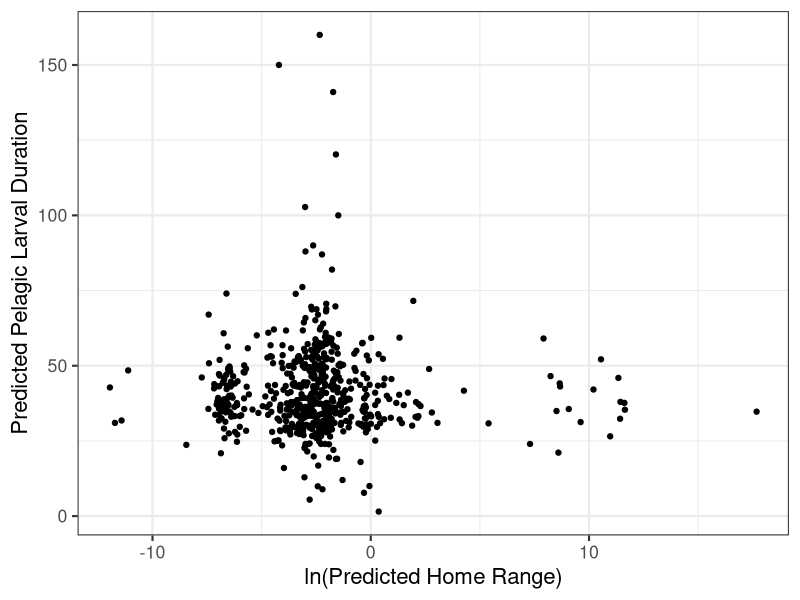

The R script that drew this image: (Note: this script raises an error after producing the figure.)
## ---- chunk 1
knitr::opts_chunk$set(echo = TRUE, message = FALSE, warning = FALSE)

library(tidyverse)
library(patchwork)
library(cowplot)
library(ggpubr)
library(ggrepel)
## ---- chunk 2
fishbase_data <- read_csv(here::here("01_data", "02_processed_data", "fishbase_data.csv"))

filled_data <- read_csv(here::here("01_data", "02_processed_data", "filled_data.csv"))

filled_data2 <- read_csv(here::here("01_data", "02_processed_data", "filled_data2.csv")) %>%
  mutate_if(is.character, as.factor)
## ---- chunk 3
# homerange vs PLD
fishbase_data_gmm <- filled_data2 %>%
  mutate(class2 = as.factor(class2))

hr_hist <- ggplot(fishbase_data_gmm, aes(log(home_range))) +
  geom_histogram() +
  theme_bw(base_size = 16) +
  labs(
    y = "Count",
    x = "ln(Predicted Home Range)"
  )

pld_hist <- ggplot(fishbase_data_gmm, aes(pld)) +
  geom_histogram() +
  theme_bw(base_size = 16) +
  labs(
    y = "Count",
    x = "Predicted Pelagic Larval Duration"
  )

dist_plot <- hr_hist / pld_hist

p1 <- ggplot(fishbase_data_gmm, aes(log(home_range), pld)) +
  geom_jitter() +
  theme_bw(base_size = 16) +
  labs(
    y = "Predicted Pelagic Larval Duration",
    x = "ln(Predicted Home Range)"
  )

p1



# gmm plot


example_fish <- filled_data2 %>%
  select(species, fb_name, class2, class3, magnitude_homerange, month_pld) %>%
  filter(fb_name %in% c(
    "Hogfish", "Yellow snapper", "Blackfin tuna", "Humphead wrasse", "Pacific red snapper",
    "Giant seabass", "Lemon sole", "Chum salmon", "Pacific ocean perch", "Atlantic herring",
    "Atlantic cod", "Haddock", "Atlantic salmon", "California sheephead", "Black seabream",
    "Blue marlin", "Yellowfin tuna", "Swordfish"
    # "Blackhead seabream", "Pink salmon", "Coho salmon", "Ghost shark", "Pollack", "Polar cod", "Sockeye salmon", "Chinook salmon"
  ))


gmm_new_fig <- ggplot(fishbase_data_gmm, aes(magnitude_homerange, month_pld)) +
  theme_bw(base_size = 16) +
  labs(
    x = "Predicted Home Range Magnitude",
    y = "Predicted Pelgaic Larval Duration Month",
    color = "Class (Homerange/PLD)"
  ) +
  theme(legend.position = "bottom") +
  scale_color_viridis_d() +
  geom_label_repel(
    data = subset(fishbase_data_gmm, fb_name %in% c("Hogfish", "Yellow snapper", "Blackfin tuna")),
    aes(x = magnitude_homerange, y = month_pld, label = fb_name, color = class2),
    vjust = "outward", hjust = "outward",
    min.segment.length = 0,
    nudge_y = -0.5,
    show.legend = FALSE
  ) +
  geom_label_repel(
    data = subset(fishbase_data_gmm, fb_name %in% c("Humphead wrasse", "Pacific red snapper", "Giant seabass")),
    aes(x = magnitude_homerange, y = month_pld, label = fb_name, color = class2),
    # vjust = "outward", hjust = "outward",
    min.segment.length = 0,
    box.padding = 0.7,
    nudge_x = -2,
    show.legend = FALSE
  ) +
  geom_label_repel(
    data = subset(fishbase_data_gmm, fb_name %in% c("Lemon sole", "Chum salmon", "Pacific ocean perch")),
    aes(x = magnitude_homerange, y = month_pld, label = fb_name, color = class2),
    vjust = "outward", hjust = "outward",
    min.segment.length = 0,
    nudge_x = 0, nudge_y = 0.8,
    show.legend = FALSE
  ) +
  geom_label_repel(
    data = subset(fishbase_data_gmm, fb_name %in% c("Atlantic herring", "Atlantic cod", "Haddock")),
    aes(x = magnitude_homerange, y = month_pld, label = fb_name, color = class2),
    vjust = "outward", hjust = "outward",
    min.segment.length = 0,
    nudge_y = 0,
    show.legend = FALSE
  ) +
  geom_label_repel(
    data = subset(fishbase_data_gmm, fb_name %in% c("Atlantic salmon", "California sheephead", "Black seabream")),
    aes(x = magnitude_homerange, y = month_pld, label = fb_name, color = class2),
    vjust = "outward", hjust = "outward",
    min.segment.length = 0,
    nudge_y = 1, nudge_x = 1.5,
    show.legend = FALSE
  ) +
  geom_label_repel(
    data = subset(fishbase_data_gmm, fb_name %in% c("Blue marlin", "Yellowfin tuna", "Swordfish")),
    aes(x = magnitude_homerange, y = month_pld, label = fb_name, color = class2),
    vjust = "outward", hjust = "outward",
    min.segment.length = 0,
    nudge_x = 0,
    show.legend = FALSE
  ) +
  geom_jitter(aes(color = class2))

gmm_new_fig
# ggsave(gmm_new_fig, file = paste0("gmm_fig.png"), path = here::here("04_figs"), height = 8, width = 15)


# panel
gmm_panel <- (dist_plot | p1) / gmm_new_fig +
  plot_annotation(tag_levels = "A")

gmm_panel
# ggsave(gmm_panel, file = paste0("gmm_panel.pdf"), path = here::here("04_figs"), height = 10, width = 15)
## ---- chunk 4
missing <- miss_var_summary(fishbase_data)
missing2 <- miss_var_summary(filled_data)
missing3 <- miss_var_summary(filled_data2)

missing_fishbase_data <- fishbase_data %>% 
  dplyr::select(
    oxygen_cons, temp_range, dev_place, temp_min, temp_max,
    longevity_wild, temp_preferred, iucn_category, food_i,
  ) %>%
  rename(
    "Oxygen Consumption Rate" = oxygen_cons,
    "Temperature Range" = temp_range,
    "Place of Development" = dev_place,
    "Maximum Recorded Lifespan" = longevity_wild,
    "Optimal Temperature" = temp_preferred,
    "IUCN Category" = iucn_category,
    "Diet Items" = food_i,
    "Minimum Temperature" = temp_min,
    "Maximum Temperature" = temp_max,
  )

m1 <- gg_miss_var(missing_fishbase_data) +
  theme_bw(base_size = 16) +
  labs(y = "Missing Data Before Fills", x = "") +
  theme(axis.title.x = element_text(vjust = -1))
m1

missing_filled_data <- filled_data %>% 
  dplyr::select(
    oxygen_cons, temp_range, temp_min, temp_max,
    longevity_wild, temp_preferred, iucn_category, food_i,
  ) %>%
  rename(
    "Oxygen Consumption Rate" = oxygen_cons,
    "Temperature Range" = temp_range,
    "Maximum Recorded Lifespan" = longevity_wild,
    "Optimal Temperature" = temp_preferred,
    "IUCN Category" = iucn_category,
    "Diet Items" = food_i,
    "Minimum Temperature" = temp_min,
    "Maximum Temperature" = temp_max,
  )

m2 <- gg_miss_var(missing_filled_data) + # figure showing the missing data
  theme_bw(base_size = 16) +
  labs(y = "Missing Data After Genus-Level Fill", x = "Variable") +
  theme(axis.title.x = element_text(vjust = -1))
m2

missing_data <- filled_data2 %>%
  dplyr::select(
    oxygen_cons, temp_range, dev_place,
    longevity_wild, temp_preferred, iucn_category
  ) %>%
  rename(
    "Oxygen Consumption Rate" = oxygen_cons,
    "Temperature Range" = temp_range,
    "Place of Development" = dev_place,
    "Maximum Recorded Lifespan" = longevity_wild,
    "Optimal Temperature" = temp_preferred,
    "IUCN Category" = iucn_category
  )

m3 <- gg_miss_var(missing_data) +
  theme_bw(base_size = 16) +
  labs(y = "Missing Data After Family-Level Fill", x = "") +
  theme(axis.title.x = element_text(vjust = -1))
m3

missing_fig <- (m1 / m2 / m3) +
  plot_annotation(tag_levels = "A") &
  theme_bw(base_size = 16)
missing_fig

#ggsave(missing_fig, file = paste0("missing_data.pdf"), path = here::here("04_figs", "final_figs"), height = 12, width = 8)

## ---- chunk 5
# continuous

plot_data <- filled_data2 %>%
  mutate(
    class2 = as.factor(class2),
    class3 = as.factor(class3),
    order = as.factor(order)
  )

response <- "class2"
expl_cont <- c(
  "temp_preferred", "fecundity_mean",
  "longevity_wild", "sp_richness", "length", "kfin",
  "r_fin", "diet_troph3", "oxygen_cons", "temp_range"
)

box_data <- function(x, y) {
  ggplot(plot_data, aes(x = .data[[y]], y = .data[[x]])) +
    geom_boxplot(aes(color = .data[[y]])) +
    theme_bw() +
    coord_flip() +
    labs(
      x = "Movement Class",
      color = "Class (Homerange/PLD)"
    ) +
    scale_color_viridis_d()
}

# plots_cont <- map(expl_cont, ~ box_data(.x, "class2"))
# plots_cont
## ---- chunk 6

# significant panel
temp_plot <- box_data(x = "temp_preferred", y = "class2") +
  labs(y = "Optimal Temperature", x = "") +
  scale_x_discrete(position = "top") +
  theme(axis.text.y = element_blank())
length_plot <- box_data(x = "length", y = "class2") +
  labs(y = "Length", x = "") +
  scale_x_discrete(position = "top") +
  theme(axis.text.y = element_blank())
long_plot <- box_data(x = "longevity_wild", y = "class2") +
  labs(y = "Longevity", x = "") +
  scale_x_discrete(position = "top") +
  theme(axis.text.y = element_blank())
diet_plot <- box_data(x = "diet_troph3", y = "class2") + 
  labs(y = "Trophic Level", x = "Movement Class") +
  scale_x_discrete(position = "top") +
  theme(axis.title.x = element_text(vjust = 0))
kfin_plot <- box_data(x = "kfin", y = "class2") + 
  labs(y = "Carrying Capacity", x = "Movement Class") +
  scale_x_discrete(position = "top") +
  theme(axis.title.x = element_text(vjust = 0))


r_fin_plot <- box_data(x = "r_fin", y = "class2") + stat_kruskal_test(label.y = 1, label.x = 6, position = "jitter") +
  labs(y = "Growth Rate", x = "Movement Class")
oxygen_plot <- box_data(x = "oxygen_cons", y = "class2") + stat_kruskal_test(label.y = 2000, label.x = 6, position = "jitter") +
  labs(y = "Oxygen Consumption", x = "Movement Class")
temp_range_plot <- box_data(x = "temp_range", y = "class2") + stat_kruskal_test(label.y = 20, label.x = 3.5, position = "jitter") +
  labs(y = "Temperature Range", x = "Movement Class") + theme(axis.title.y = element_blank(), axis.text.y = element_blank())
fecund_plot <- box_data(x = "fecundity_mean", y = "class2") + stat_kruskal_test(label.y = 1000000, label.x = 5.5, position = "jitter") +
  labs(y = "Mean Fecundity", x = "Movement Class")
sp_rich_plot <- box_data(x = "sp_richness", y = "class2") + stat_kruskal_test(label.y = 1100, position = "jitter") +
  labs(y = "Species Richness", x = "Movement Class") + theme(axis.title.y = element_blank(), axis.text.y = element_blank())


numeric_panel <- ((temp_plot | length_plot) /
  (long_plot | diet_plot) /
  (r_fin_plot | kfin_plot) /
  (fecund_plot | sp_rich_plot) /
  (oxygen_plot | temp_range_plot)) +
  plot_layout(guides = "collect") + plot_annotation(tag_levels = "A")

numeric_panel
# ggsave(numeric_panel, file = paste0("numeric_panel.png"), path = here::here("04_figs", "individual_plots", "numeric"), height = 21, width = 14)

individual_panel <- ((temp_plot | length_plot | diet_plot) / (long_plot | kfin_plot)) +
  plot_layout(widths = c(8,8,8,8,8), guides = "collect") +
  plot_annotation(tag_levels = "A") +
  theme_bw(base_size = 16) &
  theme(legend.position = "none")

individual_panel

ggsave(individual_panel, file = paste0("individual_panel.pdf"), path = here::here("04_figs", "final_figs"), height = 8, width = 13)

## ---- chunk 7
ggsave(temp_plot, file = paste0("temp_plot.png"), path = here::here("04_figs", "individual_plots", "numeric"), height = 10, width = 10)
ggsave(fecund_plot, file = paste0("fecund_plot.png"), path = here::here("04_figs", "individual_plots", "numeric"), height = 10, width = 10)
ggsave(long_plot, file = paste0("long_plot.png"), path = here::here("04_figs", "individual_plots", "numeric"), height = 10, width = 10)
ggsave(sp_rich_plot, file = paste0("sp_rich_plot.png"), path = here::here("04_figs", "individual_plots", "numeric"), height = 10, width = 10)
ggsave(length_plot, file = paste0("length_plot.png"), path = here::here("04_figs", "individual_plots", "numeric"), height = 10, width = 10)
ggsave(kfin_plot, file = paste0("kfin_plot.png"), path = here::here("04_figs", "individual_plots", "numeric"), height = 10, width = 10)
ggsave(r_fin_plot, file = paste0("r_fin_plot.png"), path = here::here("04_figs", "individual_plots", "numeric"), height = 10, width = 10)
ggsave(diet_plot, file = paste0("diet_plot.png"), path = here::here("04_figs", "individual_plots", "numeric"), height = 10, width = 10)
ggsave(oxygen_plot, file = paste0("oxygen_plot.png"), path = here::here("04_figs", "individual_plots", "numeric"), height = 10, width = 10)
ggsave(temp_range_plot, file = paste0("temp_range_plot.png"), path = here::here("04_figs", "individual_plots", "numeric"), height = 10, width = 10)
## ---- chunk 8
# categorical

expl_cat <- c(
  "climate", "body_shape_i", "dev_place", "movement_keyword",
  "demers_pelag", "iucn_category",
  "circadian", "food_mode", "ocean", "basin"
)

scatter_data <- function(x, y) {
  ggplot(plot_data, aes(x = .data[[x]], y = .data[[y]])) +
    geom_jitter(aes(color = .data[[y]])) +
    theme_bw() +
    labs(
      y = "Movement Class",
      color = "Class (homerange/PLD)"
    ) +
    scale_color_viridis_d() +
    theme(axis.text.x = element_text(angle = 40, hjust = 1))
}

# plots_cat <- map(expl_cat, ~ scatter_data(.x, "class2"))
# plots_cat
## ---- chunk 9
body_plot <- scatter_data(x = "body_shape_i", y = "class2")
dev_plot <- scatter_data(x = "dev_place", y = "class2")
movement_plot <- scatter_data(x = "movement_keyword", y = "class2")
demers_plot <- scatter_data(x = "demers_pelag", y = "class2")
iucn_plot <- scatter_data(x = "iucn_category", y = "class2")
food_plot <- scatter_data(x = "food_mode", y = "class2")


ggsave(climate_plot, file = paste0("climate_plot.png"), path = here::here("04_figs", "individual_plots", "categorical"), height = 10, width = 10)
ggsave(body_plot, file = paste0("body_plot.png"), path = here::here("04_figs", "individual_plots", "categorical"), height = 10, width = 10)
ggsave(dev_plot, file = paste0("dev_plot.png"), path = here::here("04_figs", "individual_plots", "categorical"), height = 10, width = 10)
ggsave(movement_plot, file = paste0("movement_plot.png"), path = here::here("04_figs", "individual_plots", "categorical"), height = 10, width = 10)
ggsave(demers_plot, file = paste0("demers_plot.png"), path = here::here("04_figs", "individual_plots", "categorical"), height = 10, width = 10)
ggsave(iucn_plot, file = paste0("iucn_plot.png"), path = here::here("04_figs", "individual_plots", "categorical"), height = 10, width = 10)
ggsave(food_plot, file = paste0("food_plot.png"), path = here::here("04_figs", "individual_plots", "categorical"), height = 10, width = 10)
